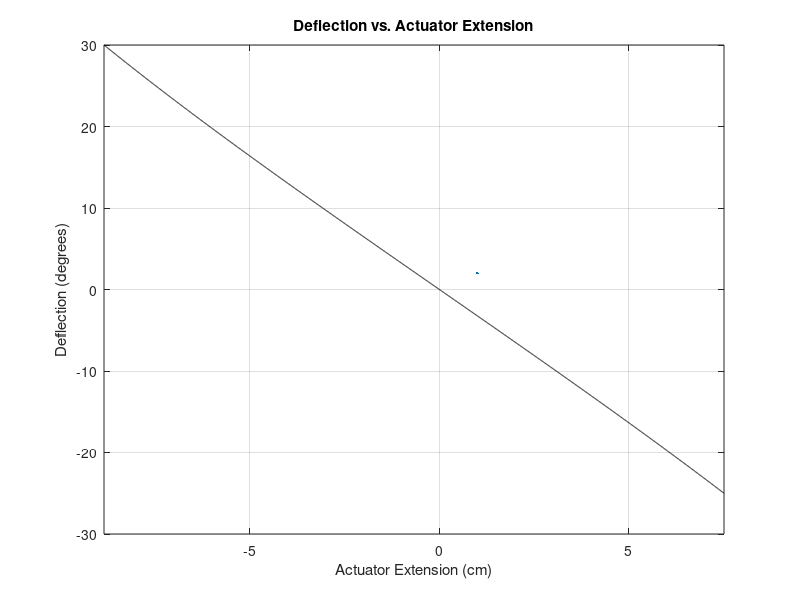

Write the MATLAB code that produced this figure. (Note: this script raises an error after producing the figure.)
% 1. Providing the required data

d = 1.36124; % m
a = 1.37276; % m

% 2. Calculating stuff

alpha = rad2deg(asin(d/a));
r = sqrt(a^2 - d^2);

% 3. Defining deflection limits

deflection_max = 30; % deg
deflection_min = -25; % deg
deflection = deflection_min:0.01:deflection_max;

% 4. Finding corresponding actuator extension

extension = sqrt(a^2 + r^2 - 2.*a.*r.*cos(deg2rad(alpha-deflection))) - d;

% 5. Plotting
if ~exist('Running_in_Simulink', 'var') || ~Running_in_Simulink
    figure('Name', 'Actuator vs Deflection Relation')
    plot(extension*100, deflection, 'black', LineWidth=2);
    ylabel('Deflection (degrees)');
    xlabel('Actuator Extension (cm)');
    xlim([min(extension*100) max(extension*100)])
    title('Deflection vs. Actuator Extension');
    grid on;
end

Running_in_Simulink = 0;

% 6. Save the figure

script_dir = fileparts(mfilename('fullpath'));

% Build the relative path to the Media folder
save_path = fullfile(script_dir, '..', 'Report', 'Media', 'Actuator_Deflection.png');

exportgraphics(gcf, save_path);

% -----------------------------------------------------------------------
% Now, reactions

stab_area = 6.315; % m2 

% All the following parameters must be changed later, I guessed all of them:
MAC = 2.5; % m 
arm = 0.35*MAC; % m 
density = 1; % kg/m3
velocity = 300; % m/s

q = 0.5 * density * velocity^2; % kg / m2 / s2

import_aerodynamic_coefficients

CL = interp1(airfoil_data.alpha, airfoil_data.CL, deflection);
CD = interp1(airfoil_data.alpha, airfoil_data.CD, deflection);
Cm = interp1(airfoil_data.alpha, airfoil_data.Cm, deflection);

% Forces applied at 25% MAC from the leading edge
F_y_stab = CL .* stab_area * q; % [N]
F_x_stab = CD .* stab_area * q; % [N]
M_stab = Cm .* stab_area * MAC * q;   % [N m]

% Moment acting on a pivot shaft, forces are equal to F_y_stab and F_x_stab
M_pivot = M_stab + ...
    F_y_stab .* arm .* cosd(deflection) + ...
    F_x_stab .* arm .* sind(deflection); % [N m]

% Force acting on the actuator assuming actuator is weightless

semi_P = (d + extension + a + r)/2;
triangle_area = sqrt(semi_P.*(semi_P-d-extension).*(semi_P-a).*(semi_P-r));
lever_arm_actuator = 2 .* triangle_area ./ (d+extension); 
F_act = M_pivot ./ lever_arm_actuator; % [N]
